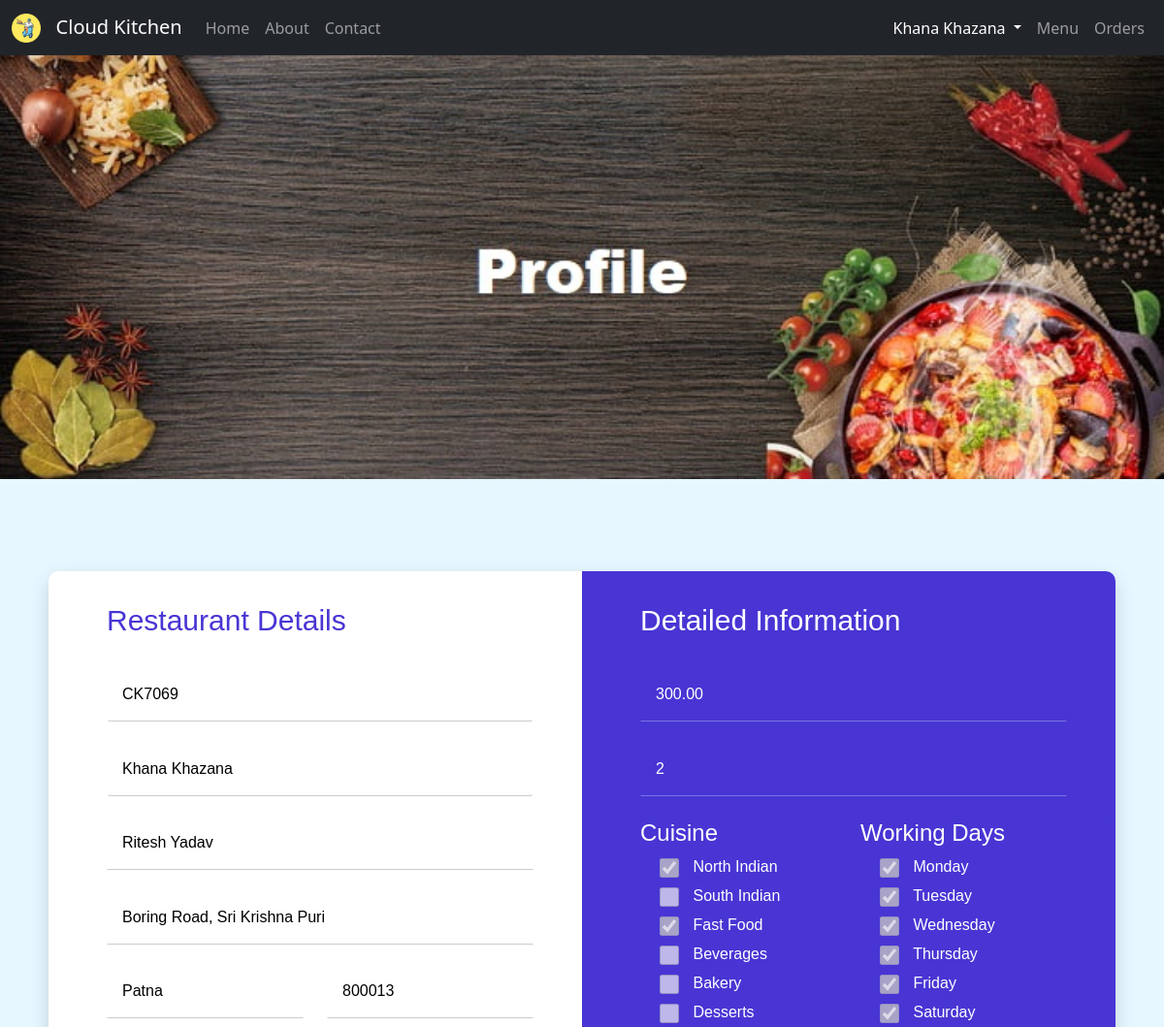
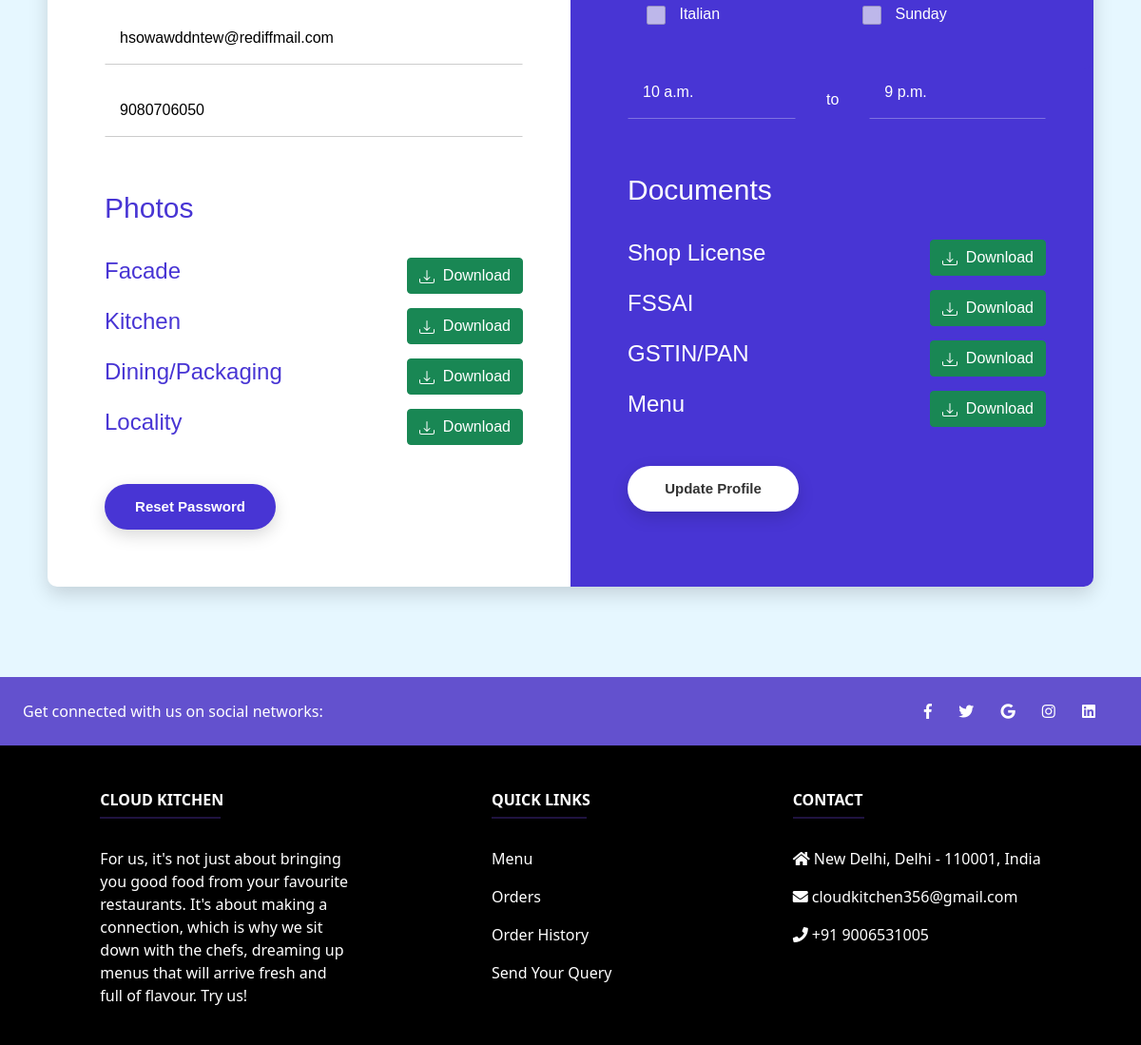
The page /restaurant/viewProfile/ (signed in) on the database its author committed (2 pictures, top to bottom).
### Home/models.py (models this page shows)
class Restaurant(models.Model):
    restaurant_id = models.CharField(max_length=6)
    restaurant_name = models.CharField(max_length=100)
    owner_name = models.CharField(max_length=100)
    address = models.CharField(max_length=100)
    city = models.CharField(max_length=20)
    zip = models.IntegerField()
    restaurant_email = models.EmailField(primary_key=True)
    restaurant_contact = models.IntegerField()
    password = models.CharField(max_length=10)
    cost_for_two = models.DecimalField(max_digits=5, decimal_places=2)
    outlets = models.IntegerField()
    cuisine = models.CharField(max_length=100)
    working_days = models.CharField(max_length=100)
    opening_time = models.IntegerField()
    closing_time = models.IntegerField()
    shop_license = models.FileField(upload_to=shop_license_directory_path)
    fssai = models.FileField(upload_to=fssai_directory_path)
    gstin_pan = models.FileField(upload_to=gstin_pan_directory_path)
    menu = models.FileField(upload_to=menu_directory_path)
    facade = models.ImageField(upload_to=facade_directory_path)
    kitchen = models.ImageField(upload_to=kitchen_directory_path)
    dining_packaging = models.ImageField(upload_to=dining_packaging_directory_path)
    locality = models.ImageField(upload_to=locality_directory_path)
    status = models.BooleanField(default=False)

### Restaurant/views.py (the view)
# urls.py: path('viewProfile/', views.viewProfile, name="ViewProfile"),
def viewProfile(request):
    if 'email' in request.session and Restaurant.objects.filter(restaurant_email=request.session['email']).exists():
        obj = Restaurant.objects.get(restaurant_email=request.session['email'])
        cuisines = ['North Indian', 'South Indian', 'Fast Food', 'Beverages', 'Bakery', 'Desserts', 'Italian']
        cuisine = obj.cuisine.strip('['']').split(', ')
        for i in range(len(cuisine)):
            cuisine[i] = cuisine[i].strip("'")
        cuisine_data = {}
        for i in cuisines:
            check = False
            for j in cuisine:
                if i == j:
                    check = True
            cuisine_data[i] = check
        workingDays = ['Monday', 'Tuesday', 'Wednesday', 'Thursday', 'Friday', 'Saturday', 'Sunday']
        workingDay = obj.working_days.strip('['']').split(', ')
        for i in range(len(workingDay)):
            workingDay[i] = workingDay[i].strip("'")
        workingDay_data = {}
        for i in workingDays:
            check = False
            for j in workingDay:
                if i == j:
                    check = True
            workingDay_data[i] = check
        if obj.opening_time < 12:
            start = str(obj.opening_time) + " a.m."
        elif obj.opening_time == 12:
            start = str(obj.opening_time) + " noon"
        else:
            start = str(obj.opening_time - 12) + " p.m."
        if obj.closing_time < 12:
            end = str(obj.closing_time) + " a.m."
        elif obj.closing_time == 12:
            end = str(obj.closing_time) + " noon"
        else:
            end = str(obj.closing_time - 12) + " p.m."
        return render(request, 'viewProfile.html', {'name': obj.restaurant_name, 'obj': obj, 'start': start, 'end': end, 'cuisine': cuisine_data, 'working_day': workingDay_data})
    else:
        messages.error(request, "Please login first.")
        return redirect('/')

### Restaurant/templates/viewProfile.html (shortened to what this page needs)
{% extends "restaurantBase.html" %}
{% load static %}
{% block head %}
<link rel="stylesheet" type="text/css" href="{% static 'css/montserrat-font.css' %}">
<link rel="stylesheet" type="text/css" href="{% static 'fonts/material-design-iconic-font/css/material-design-iconic-font.min.css' %}">
<link rel="stylesheet" href="{% static 'css/newstyle1.css' %}"/>
{% endblock %}
{% block profile %} active {% endblock %}
{% block content %}
<img src="{% static 'img/profile.jpg' %}" class="banner">
<link rel="stylesheet" href="https://use.fontawesome.com/releases/v5.0.8/css/all.css">
<body class="form-v10">
	<div class="page-content">
		<div class="form-v10-content">
			<div class="form-detail" id="myform">
				<div class="form-left">
					<h2>Restaurant Details</h2>
					<div class="form-row">
						<input type="text" name="restaurant_id" class="form-control" placeholder="Restaurant ID" value="{{ obj.restaurant_id }}" readonly>
					</div>
					<div class="form-row">
						<input type="text" name="restaurant_name" class="form-control" placeholder="Restaurant Name" value="{{ obj.restaurant_name }}" readonly>
					</div>
					<div class="form-row">
						<input type="text" name="owner_name" class="input-text" placeholder="Owner Name" value="{{ obj.owner_name }}" readonly>
					</div>
					<div class="form-row">
						<input type="text" name="address" class="input-text" placeholder="Address / Locality" value="{{ obj.address }}" readonly>
					</div>
					<div class="form-group">
						<div class="form-row form-row-1">
							<input type="text" name="city" class="input-text" placeholder="City" value="{{ obj.city }}" readonly>
						</div>
						<div class="form-row form-row-2">
							<input type="number" name="zip" class="input-text" placeholder="Zip Code" value="{{ obj.zip }}" readonly>
						</div>
					</div>
					<div class="form-row">
						<input type="email" name="restaurant_email" class="input-text" placeholder="Restaurant Email Address" value="{{ obj.restaurant_email }}" readonly>
					</div>
					<div class="form-row">
						<input type="number" name="restaurant_contact" class="input-text" placeholder="Restaurant Contact Number" value="{{ obj.restaurant_contact }}" readonly>
					</div>
					<h2>Photos</h2>
					<div class="form-row">
						<h4 style="color: #4835d4; display: inline;">Facade</h4>
                        <a href="/restaurant/open/facade"><button type="button" class="btn btn-success" style="float: right;">
						&nbsp;&nbsp;Download</button></a>
					</div>
					<div class="form-row">
						<h4 style="color: #4835d4; display: inline;">Kitchen</h4>
						<a href="/restaurant/open/kitchen"><button type="button" class="btn btn-success" style="float: right;">
						&nbsp;&nbsp;Download</button></a>
					</div>
					<div class="form-row">
						<h4 style="color: #4835d4; display: inline;">Dining/Packaging</h4>
						<a href="/restaurant/open/dining_packaging"><button type="button" class="btn btn-success" style="float: right;">
						&nbsp;&nbsp;Download</button></a>
					</div>
					<div class="form-row">
						<h4 style="color: #4835d4; display: inline;">Locality</h4>
						<a href="/restaurant/open/locality"><button type="button" class="btn btn-success" style="float: right;">
						&nbsp;&nbsp;Download</button></a>
					</div>
					<div class="form-row-last">
						<a href="/restaurant/resetPassword"><input type="submit" name="register" class="register" value="Reset Password"></a>
					</div>
				</div>
				<div class="form-right">
					<h2>Detailed Information</h2>
					<div class="form-row">
						<input type="number" name="cost_for_two" class="input-text" placeholder="Cost for Two" value="{{ obj.cost_for_two }}" readonly>
					</div>
					<div class="form-row">
						<input type="number" name="outlets" class="input-text" placeholder="Number of Outlets" value="{{ obj.outlets }}" readonly>
					</div>
					<div class="form-right form-group">
						<div class="form-row form-row-1">
							<h4 style="color: white;">Cuisine</h4>
							<ul id="id_cuisine">
								{% for mykey, myvalue in cuisine.items %}
									<li>
										{% if myvalue %}
											<input type="checkbox" name="cuisine" value="{{ mykey }}" checked disabled> {{ mykey }}
										{% else %}
											<input type="checkbox" name="cuisine" value="{{ mykey }}" disabled> {{ mykey }}
										{% endif %}
									</li>
								{% endfor %}
							</ul>
						</div>
						<div class="form-row form-row-2">
							<h4 style="color: white;">Working Days</h4>
							<ul id="id_working_days">
								{% for mykey, myvalue in working_day.items %}
									<li>
										{% if myvalue %}
											<input type="checkbox" name="working_days" value="{{ mykey }}" checked disabled> {{ mykey }}
										{% else %}
											<input type="checkbox" name="working_days" value="{{ mykey }}" disabled> {{ mykey }}
										{% endif %}
									</li>
								{% endfor %}
							</ul>
						</div>
					</div>
					<div class="form-group">
						<div class="form-row form-row-1">
							<input type="text" name="from_time" class="input-text" placeholder="Opening Time" value="{{ start }}" readonly>
						</div>
						<div class="between" align="center">
							to
						</div>
						<div class="form-row form-row-2">
							<input type="text" name="to_time" class="input-text" placeholder="Closing Time" value="{{ end }}" readonly>
						</div>
					</div>
					<h2>Documents</h2>
					<div class="form-row">
						<h4 style="color: white; display: inline;">Shop License</h4>
                        <a href="/restaurant/open/shop_license"><button type="button" class="btn btn-success" style="float: right;">
						&nbsp;&nbsp;Download</button></a>
					</div>
					<div class="form-row">
						<h4 style="color: white; display: inline;">FSSAI</h4>
						<a href="/restaurant/open/fssai"><button type="button" class="btn btn-success" style="float: right;">
						&nbsp;&nbsp;Download</button></a>
					</div>
					<div class="form-row">
						<h4 style="color: white; display: inline;">GSTIN/PAN</h4>
						<a href="/restaurant/open/gstin_pan"><button type="button" class="btn btn-success" style="float: right;">
						&nbsp;&nbsp;Download</button></a>
					</div>
					<div class="form-row">
						<h4 style="color: white; display: inline;">Menu</h4>
						<a href="/restaurant/open/menu"><button type="button" class="btn btn-success" style="float: right;">
						&nbsp;&nbsp;Download</button></a>
					</div>
					<div class="form-row-last">
						<a href="/restaurant/updateProfile"><input type="submit" name="register" class="register" value="Update Profile"></a>
					</div>
				</div>
			</div>
		</div>
	</div>
</body>
{% endblock %}

### Restaurant/templates/restaurantBase.html (shortened to what this page needs)
<!doctype html>
<html lang="en">
  <head>
    {% load static %}
    <link href="https://cdn.jsdelivr.net/npm/bootstrap@5.0.0/dist/css/bootstrap.min.css" rel="stylesheet">
    {% block head %} {% endblock %}
  </head>
  <body>
  <nav class="navbar navbar-expand-lg navbar-dark bg-dark">
    <div class="container-fluid">
      <a class="navbar-brand" href="/restaurant">
        <img src="{% static 'img/Logo.png' %}" alt="" width="30" height="30" class="d-inline-block align-text-top">
        &nbsp; Cloud Kitchen
      </a>
      <div class="collapse navbar-collapse" id="navbarSupportedContent">
        <ul class="navbar-nav me-auto mb-2 mb-lg-0">
          <li class="nav-item">
            <a class="nav-link {% block home %} {% endblock %}" aria-current="page" href="/restaurant">Home</a>
          </li>
          <li class="nav-item">
            <a class="nav-link {% block about %} {% endblock %}" href="/restaurant/about">About</a>
          </li>
          <li class="nav-item">
            <a class="nav-link {% block contact %} {% endblock %}" href="/restaurant/contact">Contact</a>
          </li>
        </ul>
        <ul class="navbar-nav ms-auto mb-2 mb-lg-0">
          <li class="nav-item dropdown">
            <a class="nav-link dropdown-toggle {% block profile %} {% endblock %}" id="navbarDropdown" role="button" data-bs-toggle="dropdown" aria-expanded="false"> {{ name }} </a>
          </li>
          <li class="nav-item">
            <a class="nav-link {% block menu %} {% endblock %}" href="/restaurant/menu">Menu</a>
          </li>
          <li class="nav-item">
            <a class="nav-link {% block orders %} {% endblock %}" href="/restaurant/order">Orders</a>
          </li>
        </ul>
      </div>
    </div>
  </nav>
  {% block content %} {% endblock %}
  <footer class="text-center text-lg-start text-white" style="background-color: black">
    <section class="d-flex justify-content-between p-4" style="background-color: #6351ce">
      <div class="me-5">
        <span>Get connected with us on social networks:</span>
      </div>
      <div>
        <a href="https://www.facebook.com/" class="text-white me-4"><i class="fab fa-facebook-f"></i></a>
        <a href="https://www.twitter.com/" class="text-white me-4"><i class="fab fa-twitter"></i></a>
        <a href="https://mail.google.com/" class="text-white me-4"><i class="fab fa-google"></i></a>
        <a href="https://www.instagram.com/" class="text-white me-4"><i class="fab fa-instagram"></i></a>
        <a href="https://www.linkedin.com/" class="text-white me-4"><i class="fab fa-linkedin"></i></a>
      </div>
    </section>
    <section class="">
      <div class="container text-center text-md-start mt-5">
        <div class="row mt-3">
          <div class="col-md-3 col-lg-4 col-xl-3 mx-auto mb-4">
            <h6 class="text-uppercase fw-bold">Cloud Kitchen</h6>
            <hr class="mb-4 mt-0 d-inline-block mx-auto" style="width: 127px; background-color: #7c4dff; height: 2px" />
            <p>
              For us, it's not just about bringing you good food from your favourite restaurants. It's about making a
              connection, which is why we sit down with the chefs, dreaming up menus that will arrive fresh and full of
              flavour. Try us!
            </p>
          </div>
          <div class="col-md-3 col-lg-2 col-xl-2 mx-auto mb-4">
            <h6 class="text-uppercase fw-bold">Quick links</h6>
            <hr class="mb-4 mt-0 d-inline-block mx-auto" style="width: 100px; background-color: #7c4dff; height: 2px" />
            <p> <a href="/restaurant/menu" class="text-white" style="text-decoration:none">Menu</a> </p>
            <p> <a href="/restaurant/order" class="text-white" style="text-decoration:none">Orders</a> </p>
            <p> <a href="/restaurant/orderHistory" class="text-white" style="text-decoration:none">Order History</a> </p>
            <p> <a href="/restaurant/contact" class="text-white" style="text-decoration:none">Send Your Query</a> </p>
          </div>
          <div class="col-md-4 col-lg-3 col-xl-3 mx-auto mb-md-0 mb-4">
            <h6 class="text-uppercase fw-bold">Contact</h6>
            <hr class="mb-4 mt-0 d-inline-block mx-auto" style="width: 75px; background-color: #7c4dff; height: 2px" />
            <p> <i class="fas fa-home mr-3"></i> New Delhi, Delhi - 110001, India </p>
            <p> <i class="fas fa-envelope mr-3"></i> cloudkitchen356@gmail.com </p>
            <p> <i class="fas fa-phone mr-3"></i> +91 9006531005 </p>
          </div>
        </div>
      </div>
    </section>
  </footer>
  </body>
</html>

### rows shown on the page
Restaurant: restaurant_name "Khana Khazana", restaurant_id "CK7069", owner_name "Ritesh Yadav", address "Boring Road, Sri Krishna Puri", city "Patna", zip "800013", restaurant_email "hsowawddntew@rediffmail.com", restaurant_contact "9080706050", cost_for_two "300.00", outlets "2"

### other values the page prints
{{ mykey }} "North Indian" "Fast Food"
{{ mykey }} "South Indian" "Beverages" "Bakery" "Desserts" "Italian"
{{ mykey }} "Monday" "Tuesday" "Wednesday" "Thursday" "Friday" "Saturday"
{{ mykey }} "Sunday"
